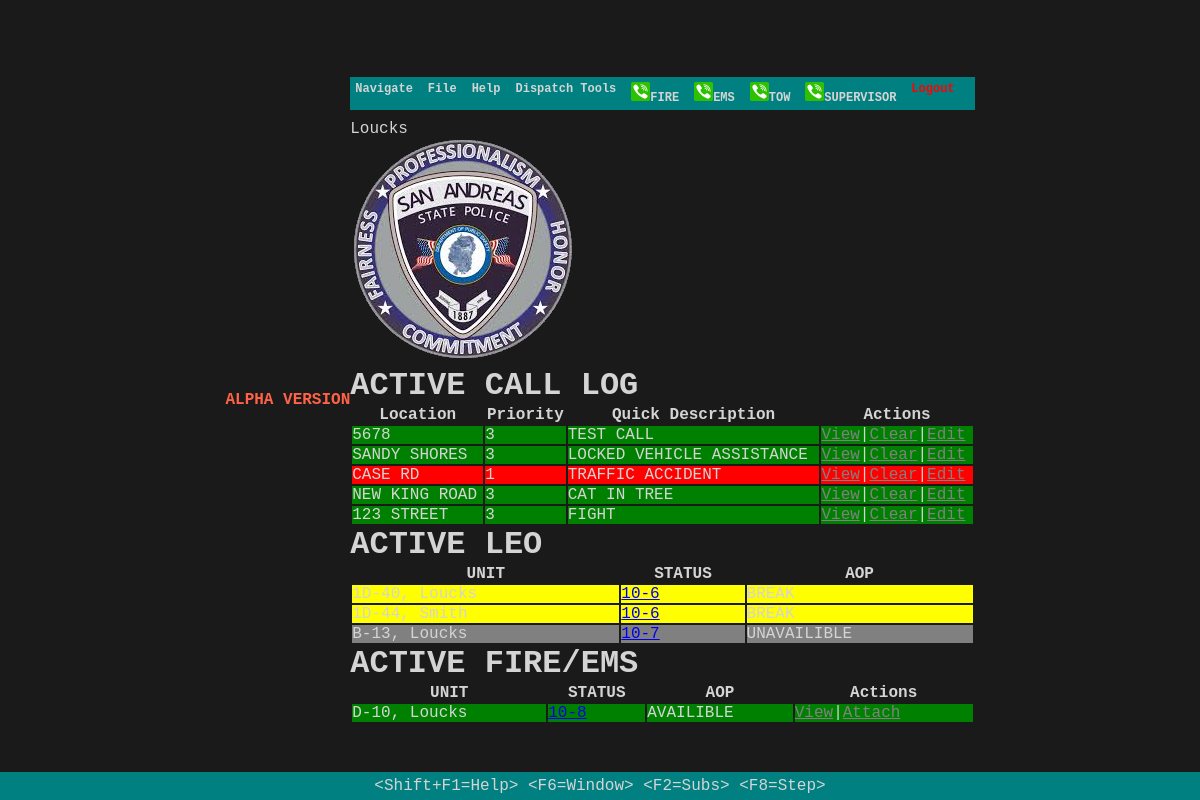
Page /dispatchdashboard (signed in) on the committed database.
### patriot_cadapp/models.py (models this page shows, shortened)
class Dispatcher(models.Model):
    user_name= models.CharField(max_length = 255)
    last_name = models.CharField(max_length=255 ,null=True)
    email = models.name = models.CharField(max_length=255, null=True)
    password = models.CharField(max_length=255)
    created_at = models.DateTimeField(auto_now_add=True)
    updated_at = models.DateTimeField(auto_now=True)
    objects = UserManager()

class Call(models.Model):
    location = models.CharField(max_length=255)
    description = models.TextField()
    code = models.IntegerField()
    assigned_officer = models.ManyToManyField(User, related_name="calls")
    created_at = models.DateTimeField(auto_now_add=True)
    updated_at = models.DateTimeField(auto_now=True)

class User(models.Model):
    last_name=models.CharField(max_length=255, default="")
    aop=models.CharField(max_length= 255,default="" )
    status=models.CharField(max_length=255, default="")
    email = models.CharField(max_length=45)
    password = models.CharField(max_length=255)
    badge = models.CharField(max_length=255)
    created_at = models.DateTimeField(auto_now_add=True)
    updated_at = models.DateTimeField(auto_now=True)
    objects =UserManager()

class Fire (models.Model):
    last_name=models.CharField(max_length=255, default="")
    status=models.CharField(max_length=255, default="")
    email = models.CharField(max_length=45)
    password = models.CharField(max_length=255)
    badge = models.CharField(max_length=255)
    created_at = models.DateTimeField(auto_now_add=True)
    updated_at = models.DateTimeField(auto_now=True)
    objects =UserManager()

### patriot_cadapp/views.py (the view)
# urls.py: path("dispatchdashboard", views.dispatchdashboard),
def dispatchdashboard(request):
    if 'loggedUser' not in request.session:
            messages.error(request, "Log in to view page please.")
            return redirect("/login")
    loggedUser = Dispatcher.objects.get(id=request.session['loggedUser'])
    context={
        'loggedUser':loggedUser,
        'officers':User.objects.all(),
        'dispatch' :Call.objects.all(),
        'fire' : Fire.objects.all()
    }
    return render(request, "dispatchdashboard.html",context)

### patriot_cadapp/templates/dispatchdashboard.html (shortened to what this page needs)
<!DOCTYPE html>
<html>
<head>
    {% load static %}
	<link rel="stylesheet" href="{% static '/dos.css' %}">
	<link rel="stylesheet" href="//code.jquery.com/ui/1.12.1/themes/base/jquery-ui.css">
</head>
<body>
	<h4 style="color: tomato;">ALPHA VERSION</h4>
	<div class="screen">
		<div class="menubar">
			<div class="menu-item">Navigate
			</div>
			<div class="menu-item">File
			</div>
			<div class="menu-item">Help
            </div>
            <div class="menu-item">Dispatch Tools
			</div>
			<div class="menu-item"><img src="{% static 'phone1.png' %}"/>FIRE</div>
			<div class="menu-item"><img src="{% static 'phone1.png' %}"/>EMS</div>
			<div class="menu-item"><img src="{% static 'phone1.png' %}"/>TOW</div>
			<div class="menu-item"><img src="{% static 'phone1.png' %}"/>SUPERVISOR</div>
			<div class="right">
				<div class="menu-item"><a href="/logout" style="color: red;">Logout</a></div>
			</div>
		</div>
		{{loggedUser.badge}} {{loggedUser.last_name}}
		<div class="content2 column center center-x">
			<div class="img">
			<img src="{% static 'badge.png' %}"/>
		</div>
		<h1>ACTIVE CALL LOG</h1>
		<table style="width:100%">
			<tr>
				<th>Location</th>
				<th>Priority</th>
				<th>Quick Description</th>
				<th>Actions</th>
			</tr>
			{% for d in dispatch %}
			{% if d.code == 1 %}
				<tr style="background-color: red;">
					<td> {{d.location}}</td>
					<td>{{d.code}}</td>
					<td>{{d.description}}</td>
					<td><a href="/viewlog/{{d.id}}" style="color:gray;">View</a>|<a href="clearcall/{{d.id}}" style="color :gray">Clear</a>|<a href="editcall/{{d.id}}" style="color :gray">Edit</a></td>
				</tr>
			{% elif d.code == 3 %}
				<tr style="background-color: green;">
					<td> {{d.location}}</td>
					<td>{{d.code}}</td>
					<td>{{d.description}}</td>
					<td><a href="/viewlog/{{d.id}}" style="color: grey;">View</a>|<a href="clearcall/{{d.id}}" style="color :gray">Clear</a>|<a href="editcall/{{d.id}}" style="color :gray">Edit</a></td></td>
				</tr>
			{% endif %}
			{% endfor %}
		</table>
			<h1>ACTIVE LEO</h1>
		<table style="width:100%"style="display: inline-block;" style="width: 50px;">
			<tr >
				<th>UNIT</th>
				<th>STATUS</th>
				<th>AOP</th>
			</tr>
			{% for o in officers%}
			{%if o.status == "10-8" %}
			<tr style="background-color: green;">
				<td>{{o.badge}}, {{o.last_name}}</td>
				<td><a href="statusdispatch/{{o.id}}" style="text-decoration: none;">{{o.status}}</a></td>
				<td>AVAILIBLE</td>
			</tr>
			{%elif o.status == "10-6"%}
			<tr style="background-color: yellow;">
				<td>{{o.badge}}, {{o.last_name}}</td>
				<td><a href="statusdispatch/{{o.id}}">{{o.status}}</a></td>
				<td>BREAK</td>
			</tr>
			{%elif o.status == "10-7"%}
			<tr style="background-color: gray;">
				<td>{{o.badge}}, {{o.last_name}}</td>
				<td><a href="statusdispatch/{{o.id}}">{{o.status}}</a></td>
				<td>UNAVAILIBLE</td>
			</tr>
			{%endif%}
			{%endfor%}
        </table>
    <h1>ACTIVE FIRE/EMS</h1>
<table style="width:100%" style="display: inline-block;" style="width: 50px;">
    <tr >
        <th>UNIT</th>
        <th>STATUS</th>
        <th>AOP</th>
        <th>Actions</th>
    </tr>
    {% for f in fire%}
    {%if f.status == "10-8" %}
    <tr style="background-color: green;">
        <td>{{f.badge}}, {{f.last_name}}</td>
        <td><a href="status/{{f.id}}">{{f.status}}</a></td>
        <td>AVAILIBLE</td>
        <td><a href="#" style="color: grey;">View</a>|<a href="/add/{{" style="color: grey;">Attach</a></td>
    </tr>
    {%endif%}
    {%endfor%}
</table>
		</div>
		<div class="footer">
			<p>&lt;Shift+F1=Help&gt; &lt;F6=Window&gt; &lt;F2=Subs&gt; &lt;F8=Step&gt;</p>
		</div>
	</div>
</body>
</html>

### patriot_cadapp/static/dos.css (style rules this page uses)
* { margin: 0; padding: 0; box-sizing: border-box; }
html, body { width: 100%; height: 100%; font-family: 'Segoe UI', Tahoma, Geneva, Verdana, sans-serif; background-color: #1e1e1e; color: #d4d4d4; }
.menu-item { position: relative; margin-right: 10px; cursor: pointer; color: #d4d4d4; font-weight: bold; font-size: 12px; }
.menu-item a { color: #d4d4d4; text-decoration: none; }
body { margin: 0; padding: 0; background-color: #1a1a1a; display: flex; justify-content: center; align-items: center; min-height: 100vh; font-family: 'Courier New', Courier, monospace; }
.menubar { background-color: #008080; display: flex; padding: 5px; margin-bottom: 10px; }
.menu-item { position: relative; margin-right: 15px; cursor: pointer; }
.footer { background-color: #008080; padding: 5px; text-align: center; position: absolute; bottom: 0; left: 0; right: 0; }

### rows in the picture
Dispatcher: last_name "Loucks"
Call: location "5678", code "3", description "TEST CALL"
Call: location "SANDY SHORES", code "3", description "LOCKED VEHICLE ASSISTANCE"
Call: location "CASE RD", code "1", description "TRAFFIC ACCIDENT"
Call: location "NEW KING ROAD", code "3", description "CAT IN TREE"
Call: location "123 STREET", code "3", description "FIGHT"
User: badge "1D-40", last_name "Loucks", status "10-6"
User: badge "1D-44", last_name "Smith", status "10-6"
User: badge "B-13", last_name "Loucks", status "10-7"
Fire: badge "D-10", last_name "Loucks", status "10-8"
